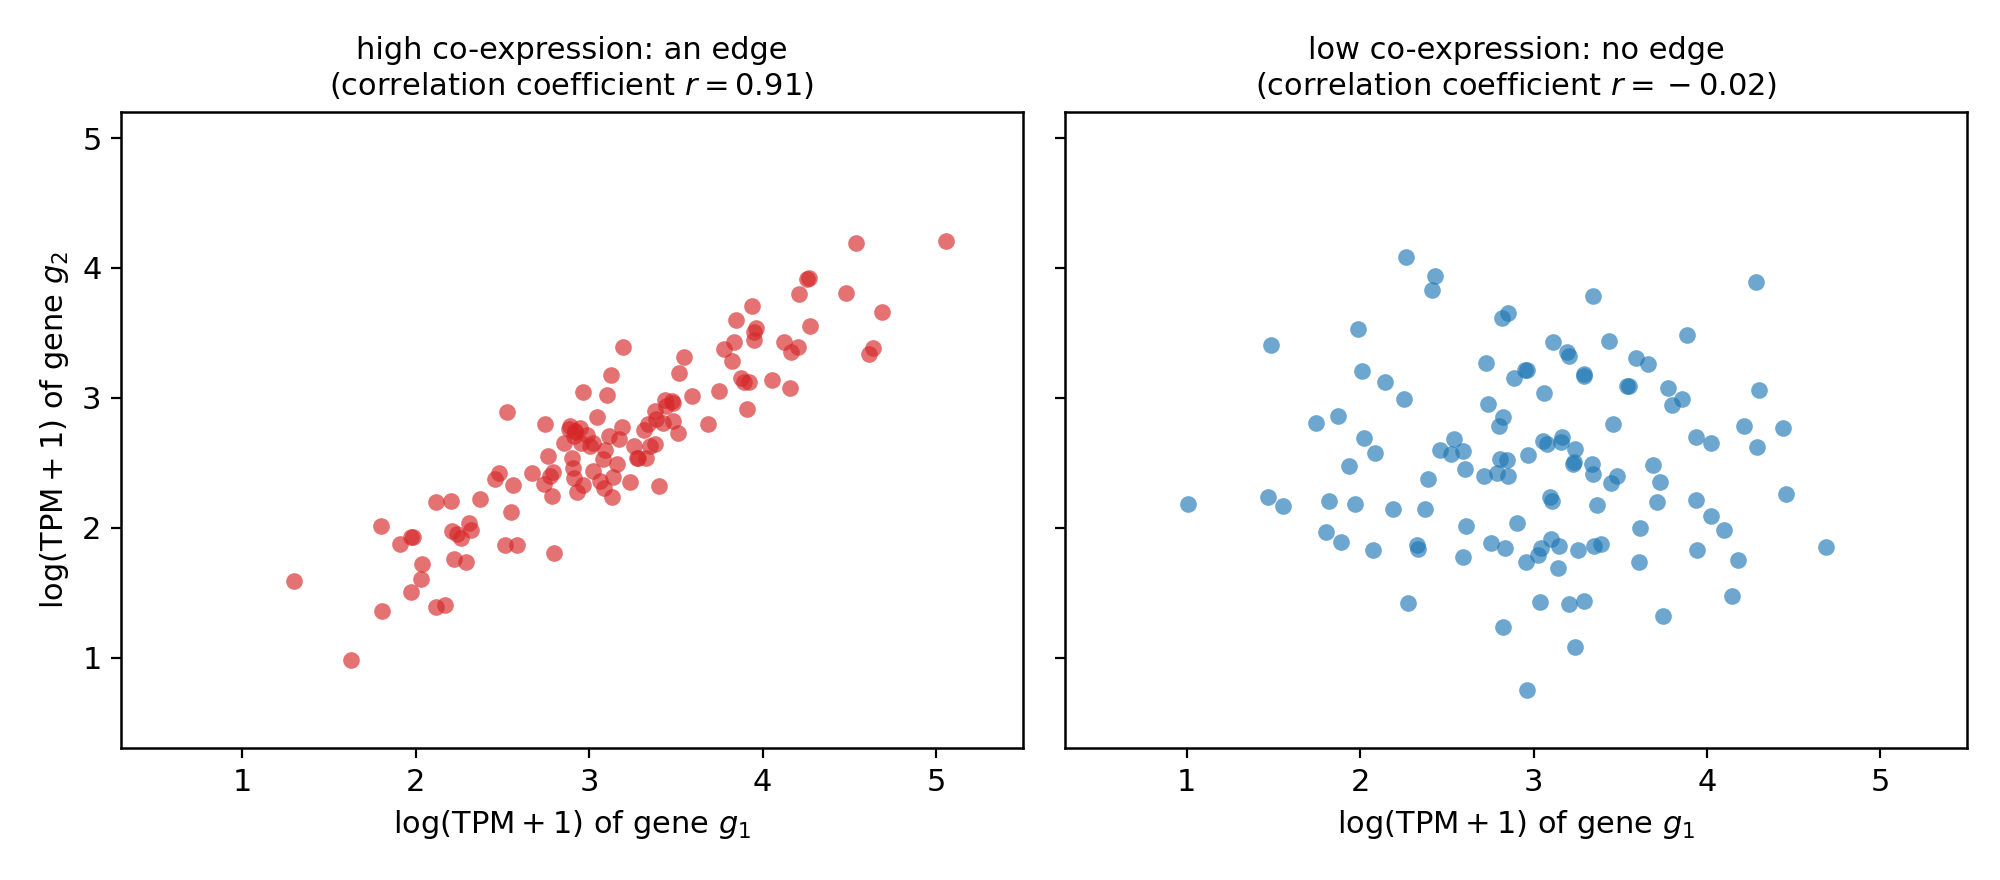

Generate this figure with Python:
"""
Figure for section 9 (network biology): what a co-expression edge means.

Two scatter plots of the expression of two genes across samples:
left, strongly correlated (an edge in a co-expression network);
right, essentially uncorrelated (no edge).

Schematic data (not from a real experiment).
Produces: coexpression.png
"""
import numpy as np
import matplotlib
matplotlib.use("Agg")
import matplotlib.pyplot as plt

plt.rcParams.update({"font.size": 11, "axes.linewidth": 0.9})
rng = np.random.default_rng(7)

n = 120
mean, cov_hi, cov_lo = [3.0, 2.6], 0.90, 0.04


def sample(rho):
    C = np.array([[0.8**2, rho * 0.8 * 0.7], [rho * 0.8 * 0.7, 0.7**2]])
    xy = rng.multivariate_normal(mean, C, size=n)
    return np.clip(xy[:, 0], 0, None), np.clip(xy[:, 1], 0, None)


fig, axes = plt.subplots(1, 2, figsize=(10.0, 4.4), sharex=True, sharey=True)
for ax, rho, title, color in [
    (axes[0], cov_hi, "high co-expression: an edge", "tab:red"),
    (axes[1], cov_lo, "low co-expression: no edge", "tab:blue"),
]:
    x, y = sample(rho)
    r = np.corrcoef(x, y)[0, 1]
    ax.plot(x, y, "o", ms=6, color=color, alpha=0.65, mec="none")
    ax.set_xlabel(r"$\log(\mathrm{TPM}+1)$ of gene $g_1$")
    ax.set_title(f"{title}\n(correlation coefficient $r={r:.2f}$)", fontsize=11)
    ax.set_xlim(0.3, 5.5)
    ax.set_ylim(0.3, 5.2)
axes[0].set_ylabel(r"$\log(\mathrm{TPM}+1)$ of gene $g_2$")
fig.tight_layout()
fig.savefig("coexpression.png", dpi=200)
print("saved")
